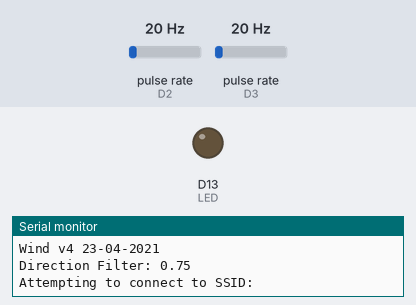
A sketch run on a simulated Arduino Nano 33 IoT. Parts: output pins drawn as LEDs (lit = HIGH), the last lines printed to the serial monitor. Wiring (inferred from the names in the program): 2 × pulse sensor: data D2 / data D3. Dashed ring = blinking. The test bench sets the inputs (shaded band); at power-on: pulse rate (sensors on D2, D3) 20 Hz. WiFi joins after 1.5 s; servers stay silent unless stated; random numbers use the default seed unless the sketch sets one; no MQTT or app messages arrive unless stated.

Above: at 0.1 s.
12.8 s: pulse rate (sensor on D2) set to 4 Hz
At 13.1 s:
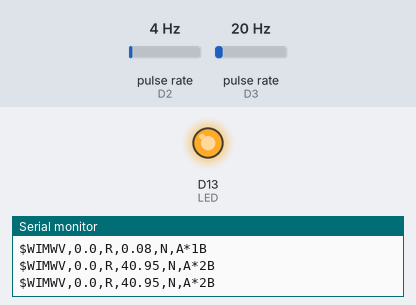
18.8 s: pulse rate (sensor on D2) set to 12 Hz
21.8 s: pulse rate (sensor on D2) set to 32 Hz
At 24.7 s:
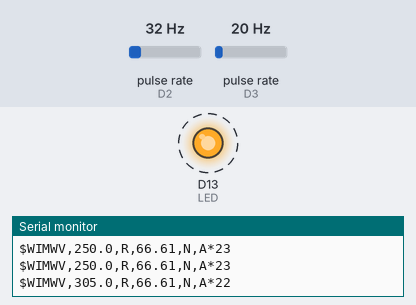
24.8 s: pulse rate (sensor on D3) set to 32 Hz
27.8 s: pulse rate (sensor on D3) set to 50 Hz
Timing chart, 0 to 31.8 s (numbered marks = the images above; inputs shaded):
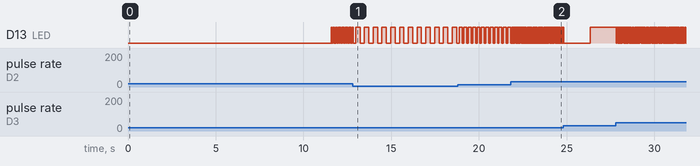

The sketch:

windNanoMQQT.ino
```cpp
// (licence header left out)
#define VERSION "Wind v4 23-04-2021"

#include "PString.h"
#include <SPI.h>
#include <WiFiNINA.h>
#include <PubSubClient.h>

#define windSpeedPin 2
#define windDirPin 3

// Pin 13 has an LED connected on most Arduino boards.
int LED = 13;

int status = WL_IDLE_STATUS;
#include "arduino_secrets.h"
///////please enter your sensitive data in the Secret tab/arduino_secrets.h
char ssid[] = SECRET_SSID;    // your network SSID (name)
char pass[] = SECRET_PASS;    // your network password (use for WPA, or use as key for WEP)
int keyIndex = 0;             // your network key index number (needed only for WEP)
char mqttServer[] = mqttSERVER;
char mqttUsername[] = mqttUSERNAME;
char mqttPassword[] = mqttPASSWORD;

char pubDir[] = "windNanoDir";
char pubSpd[] = "windNanoSpd";

const unsigned long DEBOUNCE = 10000ul;      // Minimum switch time in microseconds
const unsigned long DIRDEBOUNCE = 1000ul;      // Minimum switch time in microseconds between speed and direction. Clears issues when both are low
const unsigned long DIRECTION_OFFSET = 0ul;  // Manual direction offset in degrees, if required
const unsigned long TIMEOUT = 1500000ul;       // Maximum time allowed between speed pulses in microseconds
const unsigned long UPDATE_RATE = 500ul;     // How often to send out NMEA data in milliseconds
const float filterGain = 0.75;               // Filter gain on direction output filter. Range: 0.0 to 1.0
                                             // 1.0 means no filtering. A smaller number increases the filtering

// Knots is actually stored as (Knots * 100). Deviations below should match these units.
const int BAND_0 =  10 * 100;
const int BAND_1 =  80 * 100;

const int SPEED_DEV_LIMIT_0 =  5 * 100;     // Deviation from last measurement to be valid. Band_0: 0 to 10 knots
const int SPEED_DEV_LIMIT_1 = 10 * 100;     // Deviation from last measurement to be valid. Band_1: 10 to 80 knots
const int SPEED_DEV_LIMIT_2 = 30 * 100;     // Deviation from last measurement to be valid. Band_2: 80+ knots

// Should be larger limits as lower speed, as the direction can change more per speed update
const int DIR_DEV_LIMIT_0 = 25;     // Deviation from last measurement to be valid. Band_0: 0 to 10 knots
const int DIR_DEV_LIMIT_1 = 18;     // Deviation from last measurement to be valid. Band_1: 10 to 80 knots
const int DIR_DEV_LIMIT_2 = 10;     // Deviation from last measurement to be valid. Band_2: 80+ knots

volatile unsigned long speedPulse = 0ul;    // Time capture of speed pulse
volatile unsigned long newSpeedPulse = 0ul; // Time capture of speed pulse temporary
volatile unsigned long dirPulse = 0ul;      // Time capture of direction pulse
volatile unsigned long speedTime = 0ul;     // Time between speed pulses (microseconds)
volatile unsigned long directionTime = 0ul; // Time between direction pulses (microseconds)
volatile boolean newData = false;           // New speed pulse received
volatile unsigned long lastUpdate = 0ul;    // Time of last serial output

volatile int knotsOut = 0;    // Wind speed output in knots * 100
volatile int dirOut = 0;      // Direction output in degrees
volatile boolean ignoreNextReading = false;

boolean debug = false;
boolean setNetwork = true;

WiFiClient wifiClient;
PubSubClient client(wifiClient);

void setup_wifi()
{
  delay(10);

  // check for the WiFi module:
  if (WiFi.status() == WL_NO_MODULE) {
    Serial.println("Communication with WiFi module failed!");
    setNetwork = false;
  } else {
    // attempt to connect to WiFi network:
    int attempt = 0;
    while (setNetwork && status != WL_CONNECTED && attempt <= 10) {
      Serial.print("Attempting to connect to SSID: ");
      Serial.println(ssid);
      // Connect to WPA/WPA2 network. Change this line if using open or WEP network:
      status = WiFi.begin(ssid, pass);

      // wait 10 seconds for connection:
      delay(10000);
      attempt += 1;
    }

    if (status != WL_CONNECTED) {
      setNetwork = false;
      Serial.println("Could not connect to WiFi");
    } else {
      Serial.println("Connected to WiFi");
      printWifiStatus();
    }
  }

  randomSeed(micros());

}

void reconnect()
{
  // Loop until we're reconnected
  while (!client.connected() && setNetwork)
  {
    Serial.print("Attempting MQTT connection...");
    // Create a random client ID
    String clientId = "ArduinoClient-";
    clientId += String(random(0xffff), HEX);
    // Attempt to connect
    if (client.connect(clientId.c_str(), mqttUsername, mqttPassword))
    {
      Serial.println("connected");
      // ... and resubscribe
//      client.subscribe(subTopic);
    } else
    {
      Serial.print("failed, rc=");
      Serial.print(client.state());
      Serial.println(" try again in 5 seconds");
      // Wait 5 seconds before retrying
      delay(5000);
    }
  }
}


void setup()
{
  pinMode(LED, OUTPUT);

  Serial.begin(38400, SERIAL_8N1);
  Serial.println(VERSION);
  Serial.print("Direction Filter: ");
  Serial.println(filterGain);

  setup_wifi();
  client.setServer(mqttServer, 1883);

  pinMode(windSpeedPin, INPUT);
  attachInterrupt(digitalPinToInterrupt(windSpeedPin), readWindSpeed, FALLING);

  pinMode(windDirPin, INPUT);
  attachInterrupt(digitalPinToInterrupt(windDirPin), readWindDir, FALLING);

  interrupts();
}

void printWifiStatus() {
  // print the SSID of the network you're attached to:
  Serial.print("SSID: ");
  Serial.println(WiFi.SSID());

  // print your board's IP address:
  IPAddress ip = WiFi.localIP();
  Serial.print("IP Address: ");
  Serial.println(ip);

  // print the received signal strength:
  long rssi = WiFi.RSSI();
  Serial.print("signal strength (RSSI):");
  Serial.print(rssi);
  Serial.println(" dBm");

  Serial.print("subnet mask: ");
  Serial.println(WiFi.subnetMask());
}

void readWindSpeed()
{
    // Despite the interrupt being set to FALLING edge, double check the pin is now LOW
    if (((micros() - speedPulse) > DEBOUNCE) && ((micros() - dirPulse) > DIRDEBOUNCE) && (digitalRead(windSpeedPin) == LOW))
    {
        if (debug) {
          Serial.print(micros());
          Serial.println(" - Speed Int");
        }
        // Work out time difference between last pulse and now
        speedTime = micros() - speedPulse;

        // Direction pulse should have occured after the last speed pulse
        if (dirPulse > speedPulse) directionTime = dirPulse - speedPulse;

        newData = true;
        speedPulse = micros();    // Save time of the new speed pulse
    }
}

void readWindDir()
{
    if (((micros() - dirPulse) > DEBOUNCE) && (digitalRead(windDirPin) == LOW))
    {
      if (debug) {
        Serial.print(micros());
        Serial.println(" - Dir Low");
      }
      dirPulse = micros();        // Capture time of direction pulse
    }
}

boolean checkDirDev(long knots, int dev)
{
    if (knots < BAND_0)
    {
        if ((abs(dev) < DIR_DEV_LIMIT_0) || (abs(dev) > 360 - DIR_DEV_LIMIT_0)) return true;
    }
    else if (knots < BAND_1)
    {
        if ((abs(dev) < DIR_DEV_LIMIT_1) || (abs(dev) > 360 - DIR_DEV_LIMIT_1)) return true;
    }
    else
    {
        if ((abs(dev) < DIR_DEV_LIMIT_2) || (abs(dev) > 360 - DIR_DEV_LIMIT_2)) return true;
    }
    return false;
}

boolean checkSpeedDev(long knots, int dev)
{
    if (knots < BAND_0)
    {
        if (abs(dev) < SPEED_DEV_LIMIT_0) return true;
    }
    else if (knots < BAND_1)
    {
        if (abs(dev) < SPEED_DEV_LIMIT_1) return true;
    }
    else
    {
        if (abs(dev) < SPEED_DEV_LIMIT_2) return true;
    }
    return false;
}

void calcWindSpeedAndDir()
{
    unsigned long dirPulse_, speedPulse_;
    unsigned long speedTime_;
    unsigned long directionTime_;
    long windDirection = 0l, rps = 0l, knots = 0l;

    static int prevKnots = 0;
    static int prevDir = 0;
    int dev = 0;

    // Get snapshot of data into local variables. Note: an interrupt could trigger here
    noInterrupts();
    dirPulse_ = dirPulse;
    speedPulse_ = speedPulse;
    speedTime_ = speedTime;
    directionTime_ = directionTime;
    interrupts();


    if (debug)
    {
        Serial.print(micros());
        Serial.print(" - dirPulse: ");
        Serial.print(dirPulse_);
        Serial.print(", speedPulse: ");
        Serial.print(speedPulse_);
        Serial.print(", speedTime: ");
        Serial.print(speedTime_);
        Serial.print(", dirTime: ");
        Serial.println(directionTime_);
    }

    // Make speed zero, if the pulse delay is too long
    if (micros() - speedPulse_ > TIMEOUT) speedTime_ = 0ul;

    // The following converts revolutions per 100 seconds (rps) to knots x 100
    // This calculation follows the Peet Bros. piecemeal calibration data
    if (speedTime_ > 0)
    {
        rps = 100000000/speedTime_;                  //revolutions per 100s

        if (rps < 323)
        {
          knots = (rps * rps * -11)/11507 + (293 * rps)/115 - 12;
        }
        else if (rps < 5436)
        {
          knots = (rps * rps / 2)/11507 + (220 * rps)/115 + 96;
        }
        else
        {
          knots = (rps * rps * 11)/11507 - (957 * rps)/115 + 28664;
        }
        //knots = mph * 0.86897

        if (knots < 0l) knots = 0l;  // Remove the possibility of negative speed
        // Find deviation from previous value
        dev = (int)knots - prevKnots;

        // Only update output if in deviation limit
        if (checkSpeedDev(knots, dev))
        {
          knotsOut = knots;

          // If speed data is ok, then continue with direction data
          if (directionTime_ > speedTime_)
          {
              windDirection = 999;    // For debugging only (not output to knots)
          }
          else
          {
            // Calculate direction from captured pulse times
            windDirection = (((directionTime_ * 360) / speedTime_) + DIRECTION_OFFSET) % 360;

            // Find deviation from previous value
            dev = (int)windDirection - prevDir;

            // Check deviation is in range
            if (checkDirDev(knots, dev))
            {
              int delta = ((int)windDirection - dirOut);
              if (delta < -180)
              {
                delta = delta + 360;    // Take the shortest path when filtering
              }
              else if (delta > +180)
              {
                delta = delta - 360;
              }
              // Perform filtering to smooth the direction output
              dirOut = (dirOut + (int)(round(filterGain * delta))) % 360;
              if (dirOut < 0) dirOut = dirOut + 360;


              // TM 4/23/2021 Correct the direction based on actual findings
              // I tested the vane holding in 8 directions and recorded the results from the direction given above and found non-linear deviations.
              // Plotting these values and ignoring those at 270 and above, I was able to find an equation that matched reality within a few degrees.
              //   0    0
              //  45   37
              //  90   65
              // 135  108
              // 180  150
              // 225  215
              // 270  270
              // 315  317
              // 360  360
              if (dirOut < 270) dirOut = dirOut + -0.0016357 * dirOut * dirOut + 0.42665 * dirOut - 0.592953;

            }
            prevDir = windDirection;
          }
        }
        else
        {
          ignoreNextReading = true;
        }

        prevKnots = knots;    // Update, even if outside deviation limit, cause it might be valid!?
    }
    else
    {
        knotsOut = 0;
        prevKnots = 0;
    }

    if (debug)
    {
        Serial.print(millis());
        Serial.print(",");
        Serial.print(dirOut);
        Serial.print(",");
        Serial.print(windDirection);
        Serial.print(",");
        Serial.println(knotsOut/100);
    }

    if (millis() - lastUpdate > UPDATE_RATE)
    {
      printWindNmea();
      lastUpdate = millis();
    }
}

byte getChecksum(char* str)
{
    byte cs = 0;
    for (unsigned int n = 1; n < strlen(str) - 1; n++)
    {
        cs ^= str[n];
    }
    return cs;
}

/*=== MWV - Wind Speed and Angle ===
 *
 * ------------------------------------------------------------------------------
 *         1   2 3   4 5
 *         |   | |   | |
 *  $--MWV,x.x,a,x.x,a*hh<CR><LF>
 * ------------------------------------------------------------------------------
 *
 * Field Number:
 *
 * 1. Wind Angle, 0 to 360 degrees
 * 2. Reference, R = Relative, T = True
 * 3. Wind Speed
 * 4. Wind Speed Units, K/M/N
 * 5. Status, A = Data Valid
 * 6. Checksum
 *
 */
void printWindNmea()
{
    char windSentence [30];
    float spd = knotsOut / 100.0;
    byte cs;
    //Assemble a sentence of the various parts so that we can calculate the proper checksum

    PString str(windSentence, sizeof(windSentence));
    str.print("$WIMWV,");
    str.print(dirOut);
    str.print(".0,R,");
    str.print(spd);
    str.print(",N,A*");
    //calculate the checksum

    cs = getChecksum(windSentence);
    //bug - arduino prints 0x007 as 7, 0x02B as 2B, so we add it now
    if (cs < 0x10) str.print('0');
    str.print(cs, HEX); // Assemble the final message and send it out the serial port
    Serial.println(windSentence);

    // broadcast to wifi if network was set up
    if (setNetwork) {
      client.publish(pubDir, windSentence);
    }
}


void loop()
{
  if (!client.connected())
  {
    reconnect();
  }
  client.loop();

  int i;
  const unsigned int LOOP_DELAY = 50;
  const unsigned int LOOP_TIME = TIMEOUT / LOOP_DELAY;

  digitalWrite(LED, !digitalRead(LED));    // Toggle LED

  i = 0;
  // If there is new data, process it, otherwise wait for LOOP_TIME to pass
  while ((newData != true) && (i < LOOP_TIME))
  {
    i++;
    delayMicroseconds(LOOP_DELAY);
  }

  if (newData) calcWindSpeedAndDir();    // Process new data
  newData = false;
}
```

arduino_secrets.h
```cpp
#define SECRET_SSID ""            // Put your WiFi SSID here
#define SECRET_PASS ""            // Put your WiFi password here

#define mqttSERVER "openplotter"; // Define your MQTT server here. Note that the .local suffix didn't work for me
#define mqttUSERNAME "";          // Username and password for MQTT server if necessary
#define mqttPASSWORD "";
```

Measured:
- by itself, D13 (LED): repeats every 0.50 s: HIGH 0.25 s, LOW 0.25 s
